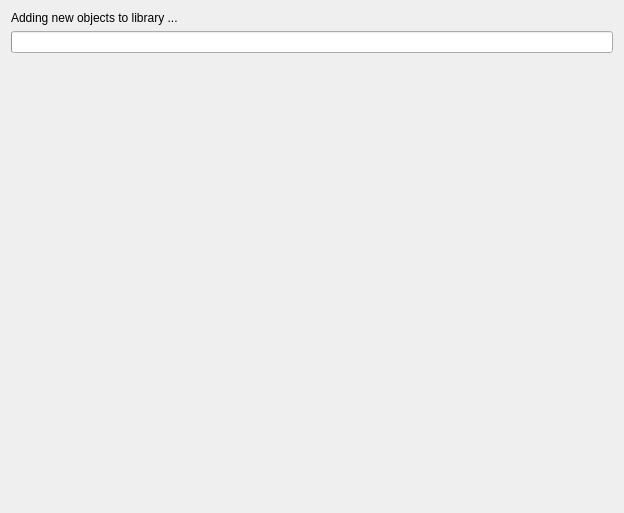
<?xml version="1.0" encoding="UTF-8"?>
<ui version="4.0">
 <class>ND_CreateObjectsPage_q</class>
 <widget class="QWizardPage" name="ND_CreateObjectsPage_q">
  <property name="geometry">
   <rect>
    <x>0</x>
    <y>0</y>
    <width>624</width>
    <height>513</height>
   </rect>
  </property>
  <property name="windowTitle">
   <string>WizardPage</string>
  </property>
  <layout class="QGridLayout" name="gridLayout">
   <item row="0" column="0">
    <widget class="QLabel" name="textLabel1_4">
     <property name="text">
      <string>Adding new objects to library ...</string>
     </property>
     <property name="alignment">
      <set>Qt::AlignTop</set>
     </property>
     <property name="wordWrap">
      <bool>true</bool>
     </property>
    </widget>
   </item>
   <item row="1" column="0">
    <widget class="QProgressBar" name="progressBar">
     <property name="orientation">
      <enum>Qt::Horizontal</enum>
     </property>
    </widget>
   </item>
   <item row="2" column="0">
    <spacer name="spacer">
     <property name="orientation">
      <enum>Qt::Vertical</enum>
     </property>
     <property name="sizeType">
      <enum>QSizePolicy::Expanding</enum>
     </property>
     <property name="sizeHint" stdset="0">
      <size>
       <width>20</width>
       <height>439</height>
      </size>
     </property>
    </spacer>
   </item>
  </layout>
 </widget>
 <resources/>
 <connections/>
</ui>
